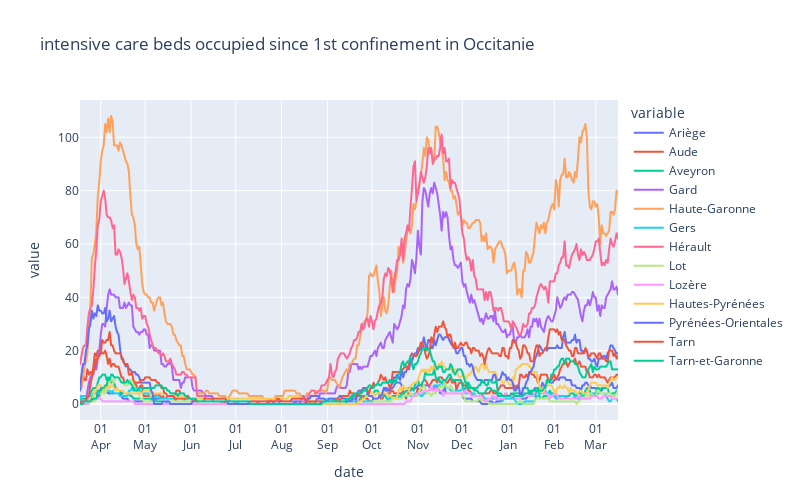

Source (notebook cell):
### Code cell
rea_regions('Occitanie')

### Figure 1 — Plotly figure (JSON) as saved in the notebook; plotly's stock layout.template omitted (floating-point values rounded to 4 significant figures; data arrays with more than 128 entries replaced by an {"elided": "..."} marker saying what was removed)
{"data": [{"hovertemplate": "variable=Ariège<br>date=%{x}<br>value=%{y}<extra></extra>", "legendgroup": "Ariège", "line": {"color": "#636efa", "dash": "solid"}, "mode": "lines", "name": "Ariège", "showlegend": true, "type": "scattergl", "x": {"elided": "364 str values"}, "xaxis": "x", "y": {"elided": "364 int values"}, "yaxis": "y"}, {"hovertemplate": "variable=Aude<br>date=%{x}<br>value=%{y}<extra></extra>", "legendgroup": "Aude", "line": {"color": "#EF553B", "dash": "solid"}, "mode": "lines", "name": "Aude", "showlegend": true, "type": "scattergl", "x": {"elided": "364 str values"}, "xaxis": "x", "y": {"elided": "364 int values"}, "yaxis": "y"}, {"hovertemplate": "variable=Aveyron<br>date=%{x}<br>value=%{y}<extra></extra>", "legendgroup": "Aveyron", "line": {"color": "#00cc96", "dash": "solid"}, "mode": "lines", "name": "Aveyron", "showlegend": true, "type": "scattergl", "x": {"elided": "364 str values"}, "xaxis": "x", "y": {"elided": "364 int values"}, "yaxis": "y"}, {"hovertemplate": "variable=Gard<br>date=%{x}<br>value=%{y}<extra></extra>", "legendgroup": "Gard", "line": {"color": "#ab63fa", "dash": "solid"}, "mode": "lines", "name": "Gard", "showlegend": true, "type": "scattergl", "x": {"elided": "364 str values"}, "xaxis": "x", "y": {"elided": "364 int values"}, "yaxis": "y"}, {"hovertemplate": "variable=Haute-Garonne<br>date=%{x}<br>value=%{y}<extra></extra>", "legendgroup": "Haute-Garonne", "line": {"color": "#FFA15A", "dash": "solid"}, "mode": "lines", "name": "Haute-Garonne", "showlegend": true, "type": "scattergl", "x": {"elided": "364 str values"}, "xaxis": "x", "y": {"elided": "364 int values"}, "yaxis": "y"}, {"hovertemplate": "variable=Gers<br>date=%{x}<br>value=%{y}<extra></extra>", "legendgroup": "Gers", "line": {"color": "#19d3f3", "dash": "solid"}, "mode": "lines", "name": "Gers", "showlegend": true, "type": "scattergl", "x": {"elided": "364 str values"}, "xaxis": "x", "y": {"elided": "364 int values"}, "yaxis": "y"}, {"hovertemplate": "variable=Hérault<br>date=%{x}<br>value=%{y}<extra></extra>", "legendgroup": "Hérault", "line": {"color": "#FF6692", "dash": "solid"}, "mode": "lines", "name": "Hérault", "showlegend": true, "type": "scattergl", "x": {"elided": "364 str values"}, "xaxis": "x", "y": {"elided": "364 int values"}, "yaxis": "y"}, {"hovertemplate": "variable=Lot<br>date=%{x}<br>value=%{y}<extra></extra>", "legendgroup": "Lot", "line": {"color": "#B6E880", "dash": "solid"}, "mode": "lines", "name": "Lot", "showlegend": true, "type": "scattergl", "x": {"elided": "364 str values"}, "xaxis": "x", "y": {"elided": "364 int values"}, "yaxis": "y"}, {"hovertemplate": "variable=Lozère<br>date=%{x}<br>value=%{y}<extra></extra>", "legendgroup": "Lozère", "line": {"color": "#FF97FF", "dash": "solid"}, "mode": "lines", "name": "Lozère", "showlegend": true, "type": "scattergl", "x": {"elided": "364 str values"}, "xaxis": "x", "y": {"elided": "364 int values"}, "yaxis": "y"}, {"hovertemplate": "variable=Hautes-Pyrénées<br>date=%{x}<br>value=%{y}<extra></extra>", "legendgroup": "Hautes-Pyrénées", "line": {"color": "#FECB52", "dash": "solid"}, "mode": "lines", "name": "Hautes-Pyrénées", "showlegend": true, "type": "scattergl", "x": {"elided": "364 str values"}, "xaxis": "x", "y": {"elided": "364 int values"}, "yaxis": "y"}, {"hovertemplate": "variable=Pyrénées-Orientales<br>date=%{x}<br>value=%{y}<extra></extra>", "legendgroup": "Pyrénées-Orientales", "line": {"color": "#636efa", "dash": "solid"}, "mode": "lines", "name": "Pyrénées-Orientales", "showlegend": true, "type": "scattergl", "x": {"elided": "364 str values"}, "xaxis": "x", "y": {"elided": "364 int values"}, "yaxis": "y"}, {"hovertemplate": "variable=Tarn<br>date=%{x}<br>value=%{y}<extra></extra>", "legendgroup": "Tarn", "line": {"color": "#EF553B", "dash": "solid"}, "mode": "lines", "name": "Tarn", "showlegend": true, "type": "scattergl", "x": {"elided": "364 str values"}, "xaxis": "x", "y": {"elided": "364 int values"}, "yaxis": "y"}, {"hovertemplate": "variable=Tarn-et-Garonne<br>date=%{x}<br>value=%{y}<extra></extra>", "legendgroup": "Tarn-et-Garonne", "line": {"color": "#00cc96", "dash": "solid"}, "mode": "lines", "name": "Tarn-et-Garonne", "showlegend": true, "type": "scattergl", "x": {"elided": "364 str values"}, "xaxis": "x", "y": {"elided": "364 int values"}, "yaxis": "y"}], "layout": {"height": 500, "legend": {"title": {"text": "variable"}, "tracegroupgap": 0}, "title": {"text": "intensive care beds occupied since 1st confinement in Occitanie"}, "width": 800, "xaxis": {"anchor": "y", "domain": [0, 1], "dtick": "M1", "tickformat": "%d\n%b", "title": {"text": "date"}}, "yaxis": {"anchor": "x", "domain": [0, 1], "title": {"text": "value"}}}}
